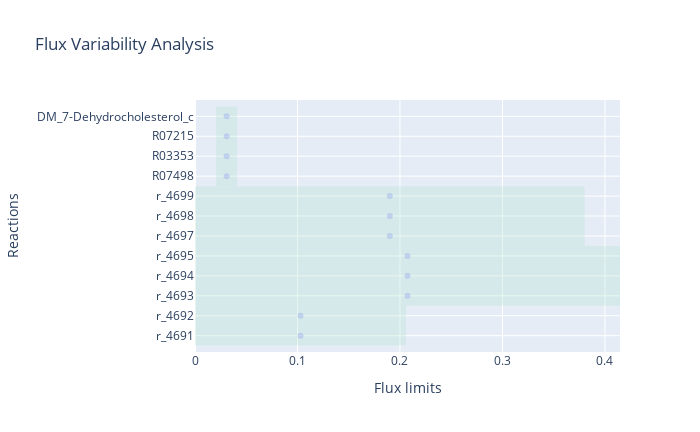

Notebook source saved alongside this figure:
### Code cell
fva_result3.plot(plotter,index=fva_result3.data_frame.index[4050:])

### Figure 1 — Plotly figure (JSON) as saved in the notebook; plotly's stock layout.template omitted (floating-point values rounded to 4 significant figures)
{"data": [{"fillcolor": "#B3E2CD", "hoverinfo": "none", "mode": "markers", "name": "WT", "opacity": 0.3, "type": "scatter", "x": [0.103, 0.103, 0.2073, 0.2073, 0.2073, 0.1901, 0.1901, 0.1901, 0.03088, 0.03088, 0.03088, 0.03088], "y": [1, 2, 3, 4, 5, 6, 7, 8, 9, 10, 11, 12]}], "layout": {"height": 432, "shapes": [{"fillcolor": "#B3E2CD", "line": {"color": "#B3E2CD", "width": 0}, "opacity": 0.3, "type": "rect", "x0": 0.2059, "x1": 0, "y0": 0.5, "y1": 1.5}, {"fillcolor": "#B3E2CD", "line": {"color": "#B3E2CD", "width": 0}, "opacity": 0.3, "type": "rect", "x0": 0.2059, "x1": 0, "y0": 1.5, "y1": 2.5}, {"fillcolor": "#B3E2CD", "line": {"color": "#B3E2CD", "width": 0}, "opacity": 0.3, "type": "rect", "x0": 0.4147, "x1": 0, "y0": 2.5, "y1": 3.5}, {"fillcolor": "#B3E2CD", "line": {"color": "#B3E2CD", "width": 0}, "opacity": 0.3, "type": "rect", "x0": 0.4147, "x1": 0, "y0": 3.5, "y1": 4.5}, {"fillcolor": "#B3E2CD", "line": {"color": "#B3E2CD", "width": 0}, "opacity": 0.3, "type": "rect", "x0": 0.4147, "x1": 0, "y0": 4.5, "y1": 5.5}, {"fillcolor": "#B3E2CD", "line": {"color": "#B3E2CD", "width": 0}, "opacity": 0.3, "type": "rect", "x0": 0.3802, "x1": 0, "y0": 5.5, "y1": 6.5}, {"fillcolor": "#B3E2CD", "line": {"color": "#B3E2CD", "width": 0}, "opacity": 0.3, "type": "rect", "x0": 0.3802, "x1": 0, "y0": 6.5, "y1": 7.5}, {"fillcolor": "#B3E2CD", "line": {"color": "#B3E2CD", "width": 0}, "opacity": 0.3, "type": "rect", "x0": 0.3802, "x1": 0, "y0": 7.5, "y1": 8.5}, {"fillcolor": "#B3E2CD", "line": {"color": "#B3E2CD", "width": 0}, "opacity": 0.3, "type": "rect", "x0": 0.04117, "x1": 0.02059, "y0": 8.5, "y1": 9.5}, {"fillcolor": "#B3E2CD", "line": {"color": "#B3E2CD", "width": 0}, "opacity": 0.3, "type": "rect", "x0": 0.04117, "x1": 0.02059, "y0": 9.5, "y1": 10.5}, {"fillcolor": "#B3E2CD", "line": {"color": "#B3E2CD", "width": 0}, "opacity": 0.3, "type": "rect", "x0": 0.04117, "x1": 0.02059, "y0": 10.5, "y1": 11.5}, {"fillcolor": "#B3E2CD", "line": {"color": "#B3E2CD", "width": 0}, "opacity": 0.3, "type": "rect", "x0": 0.04117, "x1": 0.02059, "y0": 11.5, "y1": 12.5}], "title": {"text": "Flux Variability Analysis"}, "width": 700, "xaxis": {"title": {"text": "Flux limits"}}, "yaxis": {"ticktext": ["", "r_4691", "r_4692", "r_4693", "r_4694", "r_4695", "r_4697", "r_4698", "r_4699", "R07498", "R03353", "R07215", "DM_7-Dehydrocholesterol_c"], "tickvals": [0, 1, 2, 3, 4, 5, 6, 7, 8, 9, 10, 11, 12], "title": {"text": "Reactions"}}}}
